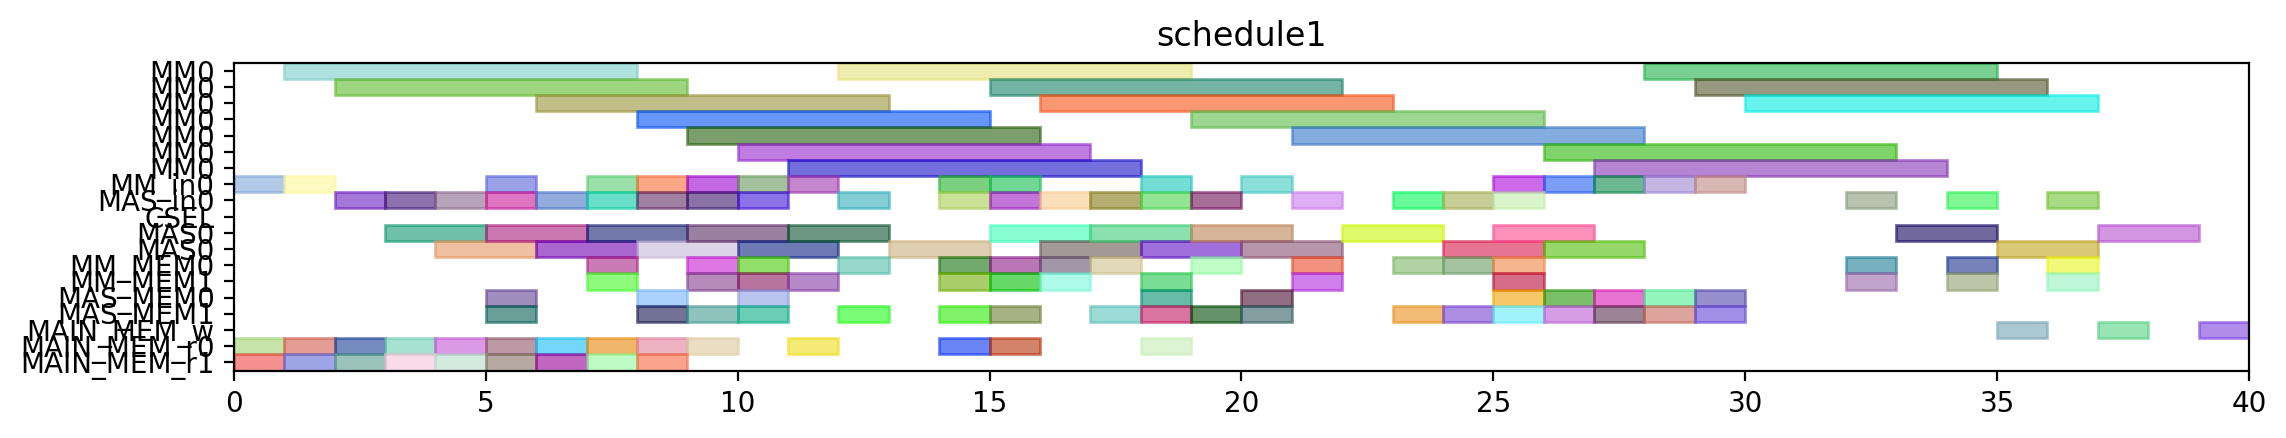

Reproduce this figure in Python.
from pyschedule import Scenario, solvers, plotters, alt


def solve():
	horizon = 148
	S = Scenario("schedule1", horizon=horizon)

	# resource
	MM = S.Resources('MM', num=1, size=7)
	MM_in = S.Resources('MM_in', num=1)
	MAS_in = S.Resources('MAS_in', num=1)
	CSEL = S.Resource('CSEL')
	MAS = S.Resources('MAS', num=1, size=2, periods=range(1, horizon))
	MM_MEM = S.Resources('MM_MEM', num=2)
	MAS_MEM = S.Resources('MAS_MEM', num=2)
	MAIN_MEM_w = S.Resource('MAIN_MEM_w', size=1)
	MAIN_MEM_r = S.Resources('MAIN_MEM_r', num=2)

	# result of previous scheduling
	t0_in = S.Task('t0_in', length=1, delay_cost=1)
	S += t0_in >= 0
	t0_in += MM_in[0]

	t0_mem0 = S.Task('t0_mem0', length=1, delay_cost=1)
	S += t0_mem0 >= 0
	t0_mem0 += MAIN_MEM_r[0]

	t0_mem1 = S.Task('t0_mem1', length=1, delay_cost=1)
	S += t0_mem1 >= 0
	t0_mem1 += MAIN_MEM_r[1]

	t0 = S.Task('t0', length=7, delay_cost=1)
	S += t0 >= 1
	t0 += MM[0]

	t2_in = S.Task('t2_in', length=1, delay_cost=1)
	S += t2_in >= 1
	t2_in += MM_in[0]

	t2_mem0 = S.Task('t2_mem0', length=1, delay_cost=1)
	S += t2_mem0 >= 1
	t2_mem0 += MAIN_MEM_r[0]

	t2_mem1 = S.Task('t2_mem1', length=1, delay_cost=1)
	S += t2_mem1 >= 1
	t2_mem1 += MAIN_MEM_r[1]

	t2 = S.Task('t2', length=7, delay_cost=1)
	S += t2 >= 2
	t2 += MM[0]

	t8_in = S.Task('t8_in', length=1, delay_cost=1)
	S += t8_in >= 2
	t8_in += MAS_in[0]

	t8_mem0 = S.Task('t8_mem0', length=1, delay_cost=1)
	S += t8_mem0 >= 2
	t8_mem0 += MAIN_MEM_r[0]

	t8_mem1 = S.Task('t8_mem1', length=1, delay_cost=1)
	S += t8_mem1 >= 2
	t8_mem1 += MAIN_MEM_r[1]

	t8 = S.Task('t8', length=2, delay_cost=1)
	S += t8 >= 3
	t8 += MAS[0]

	t9_in = S.Task('t9_in', length=1, delay_cost=1)
	S += t9_in >= 3
	t9_in += MAS_in[0]

	t9_mem0 = S.Task('t9_mem0', length=1, delay_cost=1)
	S += t9_mem0 >= 3
	t9_mem0 += MAIN_MEM_r[0]

	t9_mem1 = S.Task('t9_mem1', length=1, delay_cost=1)
	S += t9_mem1 >= 3
	t9_mem1 += MAIN_MEM_r[1]

	t14_in = S.Task('t14_in', length=1, delay_cost=1)
	S += t14_in >= 4
	t14_in += MAS_in[0]

	t14_mem0 = S.Task('t14_mem0', length=1, delay_cost=1)
	S += t14_mem0 >= 4
	t14_mem0 += MAIN_MEM_r[0]

	t14_mem1 = S.Task('t14_mem1', length=1, delay_cost=1)
	S += t14_mem1 >= 4
	t14_mem1 += MAIN_MEM_r[1]

	t9 = S.Task('t9', length=2, delay_cost=1)
	S += t9 >= 4
	t9 += MAS[0]

	t10_in = S.Task('t10_in', length=1, delay_cost=1)
	S += t10_in >= 5
	t10_in += MM_in[0]

	t10_mem0 = S.Task('t10_mem0', length=1, delay_cost=1)
	S += t10_mem0 >= 5
	t10_mem0 += MAS_MEM[0]

	t10_mem1 = S.Task('t10_mem1', length=1, delay_cost=1)
	S += t10_mem1 >= 5
	t10_mem1 += MAS_MEM[1]

	t14 = S.Task('t14', length=2, delay_cost=1)
	S += t14 >= 5
	t14 += MAS[0]

	t3_in = S.Task('t3_in', length=1, delay_cost=1)
	S += t3_in >= 5
	t3_in += MAS_in[0]

	t3_mem0 = S.Task('t3_mem0', length=1, delay_cost=1)
	S += t3_mem0 >= 5
	t3_mem0 += MAIN_MEM_r[0]

	t3_mem1 = S.Task('t3_mem1', length=1, delay_cost=1)
	S += t3_mem1 >= 5
	t3_mem1 += MAIN_MEM_r[1]

	t10 = S.Task('t10', length=7, delay_cost=1)
	S += t10 >= 6
	t10 += MM[0]

	t3 = S.Task('t3', length=2, delay_cost=1)
	S += t3 >= 6
	t3 += MAS[0]

	t4_in = S.Task('t4_in', length=1, delay_cost=1)
	S += t4_in >= 6
	t4_in += MAS_in[0]

	t4_mem0 = S.Task('t4_mem0', length=1, delay_cost=1)
	S += t4_mem0 >= 6
	t4_mem0 += MAIN_MEM_r[0]

	t4_mem1 = S.Task('t4_mem1', length=1, delay_cost=1)
	S += t4_mem1 >= 6
	t4_mem1 += MAIN_MEM_r[1]

	t1_in = S.Task('t1_in', length=1, delay_cost=1)
	S += t1_in >= 7
	t1_in += MM_in[0]

	t1_mem0 = S.Task('t1_mem0', length=1, delay_cost=1)
	S += t1_mem0 >= 7
	t1_mem0 += MAIN_MEM_r[0]

	t1_mem1 = S.Task('t1_mem1', length=1, delay_cost=1)
	S += t1_mem1 >= 7
	t1_mem1 += MAIN_MEM_r[1]

	t24_in = S.Task('t24_in', length=1, delay_cost=1)
	S += t24_in >= 7
	t24_in += MAS_in[0]

	t24_mem0 = S.Task('t24_mem0', length=1, delay_cost=1)
	S += t24_mem0 >= 7
	t24_mem0 += MM_MEM[0]

	t24_mem1 = S.Task('t24_mem1', length=1, delay_cost=1)
	S += t24_mem1 >= 7
	t24_mem1 += MM_MEM[1]

	t4 = S.Task('t4', length=2, delay_cost=1)
	S += t4 >= 7
	t4 += MAS[0]

	t1 = S.Task('t1', length=7, delay_cost=1)
	S += t1 >= 8
	t1 += MM[0]

	t13_in = S.Task('t13_in', length=1, delay_cost=1)
	S += t13_in >= 8
	t13_in += MAS_in[0]

	t13_mem0 = S.Task('t13_mem0', length=1, delay_cost=1)
	S += t13_mem0 >= 8
	t13_mem0 += MAIN_MEM_r[0]

	t13_mem1 = S.Task('t13_mem1', length=1, delay_cost=1)
	S += t13_mem1 >= 8
	t13_mem1 += MAIN_MEM_r[1]

	t24 = S.Task('t24', length=2, delay_cost=1)
	S += t24 >= 8
	t24 += MAS[0]

	t5_in = S.Task('t5_in', length=1, delay_cost=1)
	S += t5_in >= 8
	t5_in += MM_in[0]

	t5_mem0 = S.Task('t5_mem0', length=1, delay_cost=1)
	S += t5_mem0 >= 8
	t5_mem0 += MAS_MEM[0]

	t5_mem1 = S.Task('t5_mem1', length=1, delay_cost=1)
	S += t5_mem1 >= 8
	t5_mem1 += MAS_MEM[1]

	t13 = S.Task('t13', length=2, delay_cost=1)
	S += t13 >= 9
	t13 += MAS[0]

	t25_in = S.Task('t25_in', length=1, delay_cost=1)
	S += t25_in >= 9
	t25_in += MAS_in[0]

	t25_mem0 = S.Task('t25_mem0', length=1, delay_cost=1)
	S += t25_mem0 >= 9
	t25_mem0 += MM_MEM[0]

	t25_mem1 = S.Task('t25_mem1', length=1, delay_cost=1)
	S += t25_mem1 >= 9
	t25_mem1 += MAS_MEM[1]

	t26_in = S.Task('t26_in', length=1, delay_cost=1)
	S += t26_in >= 9
	t26_in += MM_in[0]

	t26_mem0 = S.Task('t26_mem0', length=1, delay_cost=1)
	S += t26_mem0 >= 9
	t26_mem0 += MAIN_MEM_r[0]

	t26_mem1 = S.Task('t26_mem1', length=1, delay_cost=1)
	S += t26_mem1 >= 9
	t26_mem1 += MM_MEM[1]

	t5 = S.Task('t5', length=7, delay_cost=1)
	S += t5 >= 9
	t5 += MM[0]

	t11_in = S.Task('t11_in', length=1, delay_cost=1)
	S += t11_in >= 10
	t11_in += MAS_in[0]

	t11_mem0 = S.Task('t11_mem0', length=1, delay_cost=1)
	S += t11_mem0 >= 10
	t11_mem0 += MM_MEM[0]

	t11_mem1 = S.Task('t11_mem1', length=1, delay_cost=1)
	S += t11_mem1 >= 10
	t11_mem1 += MM_MEM[1]

	t15_in = S.Task('t15_in', length=1, delay_cost=1)
	S += t15_in >= 10
	t15_in += MM_in[0]

	t15_mem0 = S.Task('t15_mem0', length=1, delay_cost=1)
	S += t15_mem0 >= 10
	t15_mem0 += MAS_MEM[0]

	t15_mem1 = S.Task('t15_mem1', length=1, delay_cost=1)
	S += t15_mem1 >= 10
	t15_mem1 += MAS_MEM[1]

	t25 = S.Task('t25', length=2, delay_cost=1)
	S += t25 >= 10
	t25 += MAS[0]

	t26 = S.Task('t26', length=7, delay_cost=1)
	S += t26 >= 10
	t26 += MM[0]

	t11 = S.Task('t11', length=2, delay_cost=1)
	S += t11 >= 11
	t11 += MAS[0]

	t15 = S.Task('t15', length=7, delay_cost=1)
	S += t15 >= 11
	t15 += MM[0]

	t19_in = S.Task('t19_in', length=1, delay_cost=1)
	S += t19_in >= 11
	t19_in += MM_in[0]

	t19_mem0 = S.Task('t19_mem0', length=1, delay_cost=1)
	S += t19_mem0 >= 11
	t19_mem0 += MAIN_MEM_r[0]

	t19_mem1 = S.Task('t19_mem1', length=1, delay_cost=1)
	S += t19_mem1 >= 11
	t19_mem1 += MM_MEM[1]

	t12_in = S.Task('t12_in', length=1, delay_cost=1)
	S += t12_in >= 12
	t12_in += MAS_in[0]

	t12_mem0 = S.Task('t12_mem0', length=1, delay_cost=1)
	S += t12_mem0 >= 12
	t12_mem0 += MM_MEM[0]

	t12_mem1 = S.Task('t12_mem1', length=1, delay_cost=1)
	S += t12_mem1 >= 12
	t12_mem1 += MAS_MEM[1]

	t19 = S.Task('t19', length=7, delay_cost=1)
	S += t19 >= 12
	t19 += MM[0]

	t12 = S.Task('t12', length=2, delay_cost=1)
	S += t12 >= 13
	t12 += MAS[0]

	t16_in = S.Task('t16_in', length=1, delay_cost=1)
	S += t16_in >= 14
	t16_in += MAS_in[0]

	t16_mem0 = S.Task('t16_mem0', length=1, delay_cost=1)
	S += t16_mem0 >= 14
	t16_mem0 += MM_MEM[0]

	t16_mem1 = S.Task('t16_mem1', length=1, delay_cost=1)
	S += t16_mem1 >= 14
	t16_mem1 += MM_MEM[1]

	t18_in = S.Task('t18_in', length=1, delay_cost=1)
	S += t18_in >= 14
	t18_in += MM_in[0]

	t18_mem0 = S.Task('t18_mem0', length=1, delay_cost=1)
	S += t18_mem0 >= 14
	t18_mem0 += MAIN_MEM_r[0]

	t18_mem1 = S.Task('t18_mem1', length=1, delay_cost=1)
	S += t18_mem1 >= 14
	t18_mem1 += MAS_MEM[1]

	t16 = S.Task('t16', length=2, delay_cost=1)
	S += t16 >= 15
	t16 += MAS[0]

	t18 = S.Task('t18', length=7, delay_cost=1)
	S += t18 >= 15
	t18 += MM[0]

	t27_in = S.Task('t27_in', length=1, delay_cost=1)
	S += t27_in >= 15
	t27_in += MM_in[0]

	t27_mem0 = S.Task('t27_mem0', length=1, delay_cost=1)
	S += t27_mem0 >= 15
	t27_mem0 += MAIN_MEM_r[0]

	t27_mem1 = S.Task('t27_mem1', length=1, delay_cost=1)
	S += t27_mem1 >= 15
	t27_mem1 += MAS_MEM[1]

	t6_in = S.Task('t6_in', length=1, delay_cost=1)
	S += t6_in >= 15
	t6_in += MAS_in[0]

	t6_mem0 = S.Task('t6_mem0', length=1, delay_cost=1)
	S += t6_mem0 >= 15
	t6_mem0 += MM_MEM[0]

	t6_mem1 = S.Task('t6_mem1', length=1, delay_cost=1)
	S += t6_mem1 >= 15
	t6_mem1 += MM_MEM[1]

	t27 = S.Task('t27', length=7, delay_cost=1)
	S += t27 >= 16
	t27 += MM[0]

	t29_in = S.Task('t29_in', length=1, delay_cost=1)
	S += t29_in >= 16
	t29_in += MAS_in[0]

	t29_mem0 = S.Task('t29_mem0', length=1, delay_cost=1)
	S += t29_mem0 >= 16
	t29_mem0 += MM_MEM[0]

	t29_mem1 = S.Task('t29_mem1', length=1, delay_cost=1)
	S += t29_mem1 >= 16
	t29_mem1 += MM_MEM[1]

	t6 = S.Task('t6', length=2, delay_cost=1)
	S += t6 >= 16
	t6 += MAS[0]

	t29 = S.Task('t29', length=2, delay_cost=1)
	S += t29 >= 17
	t29 += MAS[0]

	t7_in = S.Task('t7_in', length=1, delay_cost=1)
	S += t7_in >= 17
	t7_in += MAS_in[0]

	t7_mem0 = S.Task('t7_mem0', length=1, delay_cost=1)
	S += t7_mem0 >= 17
	t7_mem0 += MM_MEM[0]

	t7_mem1 = S.Task('t7_mem1', length=1, delay_cost=1)
	S += t7_mem1 >= 17
	t7_mem1 += MAS_MEM[1]

	t28_in = S.Task('t28_in', length=1, delay_cost=1)
	S += t28_in >= 18
	t28_in += MAS_in[0]

	t28_mem0 = S.Task('t28_mem0', length=1, delay_cost=1)
	S += t28_mem0 >= 18
	t28_mem0 += MAS_MEM[0]

	t28_mem1 = S.Task('t28_mem1', length=1, delay_cost=1)
	S += t28_mem1 >= 18
	t28_mem1 += MM_MEM[1]

	t30_in = S.Task('t30_in', length=1, delay_cost=1)
	S += t30_in >= 18
	t30_in += MM_in[0]

	t30_mem0 = S.Task('t30_mem0', length=1, delay_cost=1)
	S += t30_mem0 >= 18
	t30_mem0 += MAIN_MEM_r[0]

	t30_mem1 = S.Task('t30_mem1', length=1, delay_cost=1)
	S += t30_mem1 >= 18
	t30_mem1 += MAS_MEM[1]

	t7 = S.Task('t7', length=2, delay_cost=1)
	S += t7 >= 18
	t7 += MAS[0]

	t17_in = S.Task('t17_in', length=1, delay_cost=1)
	S += t17_in >= 19
	t17_in += MAS_in[0]

	t17_mem0 = S.Task('t17_mem0', length=1, delay_cost=1)
	S += t17_mem0 >= 19
	t17_mem0 += MM_MEM[0]

	t17_mem1 = S.Task('t17_mem1', length=1, delay_cost=1)
	S += t17_mem1 >= 19
	t17_mem1 += MAS_MEM[1]

	t28 = S.Task('t28', length=2, delay_cost=1)
	S += t28 >= 19
	t28 += MAS[0]

	t30 = S.Task('t30', length=7, delay_cost=1)
	S += t30 >= 19
	t30 += MM[0]

	t17 = S.Task('t17', length=2, delay_cost=1)
	S += t17 >= 20
	t17 += MAS[0]

	t35_in = S.Task('t35_in', length=1, delay_cost=1)
	S += t35_in >= 20
	t35_in += MM_in[0]

	t35_mem0 = S.Task('t35_mem0', length=1, delay_cost=1)
	S += t35_mem0 >= 20
	t35_mem0 += MAS_MEM[0]

	t35_mem1 = S.Task('t35_mem1', length=1, delay_cost=1)
	S += t35_mem1 >= 20
	t35_mem1 += MAS_MEM[1]

	t20_in = S.Task('t20_in', length=1, delay_cost=1)
	S += t20_in >= 21
	t20_in += MAS_in[0]

	t20_mem0 = S.Task('t20_mem0', length=1, delay_cost=1)
	S += t20_mem0 >= 21
	t20_mem0 += MM_MEM[0]

	t20_mem1 = S.Task('t20_mem1', length=1, delay_cost=1)
	S += t20_mem1 >= 21
	t20_mem1 += MM_MEM[1]

	t35 = S.Task('t35', length=7, delay_cost=1)
	S += t35 >= 21
	t35 += MM[0]

	t20 = S.Task('t20', length=2, delay_cost=1)
	S += t20 >= 22
	t20 += MAS[0]

	t31_in = S.Task('t31_in', length=1, delay_cost=1)
	S += t31_in >= 25
	t31_in += MAS_in[0]

	t31_mem0 = S.Task('t31_mem0', length=1, delay_cost=1)
	S += t31_mem0 >= 25
	t31_mem0 += MM_MEM[0]

	t31_mem1 = S.Task('t31_mem1', length=1, delay_cost=1)
	S += t31_mem1 >= 25
	t31_mem1 += MM_MEM[1]

	t31 = S.Task('t31', length=2, delay_cost=1)
	S += t31 >= 26
	t31 += MAS[0]


	# new tasks
	t21 = S.Task('t21', length=2, delay_cost=1)
	t21 += alt(MAS)
	t21_in = S.Task('t21_in', length=1, delay_cost=1)
	t21_in += alt(MAS_in)
	S += t21_in*MAS_in[0]<=t21*MAS[0]

	t21_mem0 = S.Task('t21_mem0', length=1, delay_cost=1)
	t21_mem0 += MM_MEM[0]
	S += 14 < t21_mem0
	S += t21_mem0 <= t21

	t21_mem1 = S.Task('t21_mem1', length=1, delay_cost=1)
	t21_mem1 += MAS_MEM[1]
	S += 23 < t21_mem1
	S += t21_mem1 <= t21

	t22 = S.Task('t22', length=2, delay_cost=1)
	t22 += alt(MAS)
	t22_in = S.Task('t22_in', length=1, delay_cost=1)
	t22_in += alt(MAS_in)
	S += t22_in*MAS_in[0]<=t22*MAS[0]

	t22_mem0 = S.Task('t22_mem0', length=1, delay_cost=1)
	t22_mem0 += MM_MEM[0]
	S += 14 < t22_mem0
	S += t22_mem0 <= t22

	t22_mem1 = S.Task('t22_mem1', length=1, delay_cost=1)
	t22_mem1 += MAS_MEM[1]
	S += 23 < t22_mem1
	S += t22_mem1 <= t22

	t32 = S.Task('t32', length=7, delay_cost=1)
	t32 += alt(MM)
	t32_in = S.Task('t32_in', length=1, delay_cost=1)
	t32_in += alt(MM_in)
	S += t32_in*MM_in[0]<=t32*MM[0]
	t32_mem0 = S.Task('t32_mem0', length=1, delay_cost=1)
	t32_mem0 += MAS_MEM[0]
	S += 20 < t32_mem0
	S += t32_mem0 <= t32

	t32_mem1 = S.Task('t32_mem1', length=1, delay_cost=1)
	t32_mem1 += MAS_MEM[1]
	S += 27 < t32_mem1
	S += t32_mem1 <= t32

	t33 = S.Task('t33', length=7, delay_cost=1)
	t33 += alt(MM)
	t33_in = S.Task('t33_in', length=1, delay_cost=1)
	t33_in += alt(MM_in)
	S += t33_in*MM_in[0]<=t33*MM[0]
	t33_mem0 = S.Task('t33_mem0', length=1, delay_cost=1)
	t33_mem0 += MAS_MEM[0]
	S += 21 < t33_mem0
	S += t33_mem0 <= t33

	t33_mem1 = S.Task('t33_mem1', length=1, delay_cost=1)
	t33_mem1 += MAS_MEM[1]
	S += 27 < t33_mem1
	S += t33_mem1 <= t33

	t23 = S.Task('t23', length=7, delay_cost=1)
	t23 += alt(MM)
	t23_in = S.Task('t23_in', length=1, delay_cost=1)
	t23_in += alt(MM_in)
	S += t23_in*MM_in[0]<=t23*MM[0]
	t23_mem0 = S.Task('t23_mem0', length=1, delay_cost=1)
	t23_mem0 += alt(MAS_MEM)
	S += (t21*MAS[0])-1 < t23_mem0*MAS_MEM[0]
	S += t23_mem0 <= t23

	t23_mem1 = S.Task('t23_mem1', length=1, delay_cost=1)
	t23_mem1 += alt(MAS_MEM)
	S += (t22*MAS[0])-1 < t23_mem1*MAS_MEM[1]
	S += t23_mem1 <= t23

	t34 = S.Task('t34', length=7, delay_cost=1)
	t34 += alt(MM)
	t34_in = S.Task('t34_in', length=1, delay_cost=1)
	t34_in += alt(MM_in)
	S += t34_in*MM_in[0]<=t34*MM[0]
	t34_mem0 = S.Task('t34_mem0', length=1, delay_cost=1)
	t34_mem0 += MAS_MEM[0]
	S += 19 < t34_mem0
	S += t34_mem0 <= t34

	t34_mem1 = S.Task('t34_mem1', length=1, delay_cost=1)
	t34_mem1 += alt(MAS_MEM)
	S += (t21*MAS[0])-1 < t34_mem1*MAS_MEM[1]
	S += t34_mem1 <= t34

	t36 = S.Task('t36', length=7, delay_cost=1)
	t36 += alt(MM)
	t36_in = S.Task('t36_in', length=1, delay_cost=1)
	t36_in += alt(MM_in)
	S += t36_in*MM_in[0]<=t36*MM[0]
	t36_mem0 = S.Task('t36_mem0', length=1, delay_cost=1)
	t36_mem0 += MAS_MEM[0]
	S += 21 < t36_mem0
	S += t36_mem0 <= t36

	t36_mem1 = S.Task('t36_mem1', length=1, delay_cost=1)
	t36_mem1 += alt(MAS_MEM)
	S += (t22*MAS[0])-1 < t36_mem1*MAS_MEM[1]
	S += t36_mem1 <= t36

	Y_Hash0_new = S.Task('Y_Hash0_new', length=2, delay_cost=1)
	Y_Hash0_new += alt(MAS)
	Y_Hash0_new_in = S.Task('Y_Hash0_new_in', length=1, delay_cost=1)
	Y_Hash0_new_in += alt(MAS_in)
	S += Y_Hash0_new_in*MAS_in[0]<=Y_Hash0_new*MAS[0]

	S += 0<Y_Hash0_new

	Y_Hash0_new_w = S.Task('Y_Hash0_new_w', length=1, delay_cost=1)
	Y_Hash0_new_w += alt(MAIN_MEM_w)
	S += Y_Hash0_new <= Y_Hash0_new_w

	Y_Hash0_new_mem0 = S.Task('Y_Hash0_new_mem0', length=1, delay_cost=1)
	Y_Hash0_new_mem0 += alt(MM_MEM)
	S += (t23*MM[0])-1 < Y_Hash0_new_mem0*MM_MEM[0]
	S += Y_Hash0_new_mem0 <= Y_Hash0_new

	Y_Hash0_new_mem1 = S.Task('Y_Hash0_new_mem1', length=1, delay_cost=1)
	Y_Hash0_new_mem1 += alt(MM_MEM)
	S += (t32*MM[0])-1 < Y_Hash0_new_mem1*MM_MEM[1]
	S += Y_Hash0_new_mem1 <= Y_Hash0_new

	X_Hash0_new = S.Task('X_Hash0_new', length=2, delay_cost=1)
	X_Hash0_new += alt(MAS)
	X_Hash0_new_in = S.Task('X_Hash0_new_in', length=1, delay_cost=1)
	X_Hash0_new_in += alt(MAS_in)
	S += X_Hash0_new_in*MAS_in[0]<=X_Hash0_new*MAS[0]

	S += 0<X_Hash0_new

	X_Hash0_new_w = S.Task('X_Hash0_new_w', length=1, delay_cost=1)
	X_Hash0_new_w += alt(MAIN_MEM_w)
	S += X_Hash0_new <= X_Hash0_new_w

	X_Hash0_new_mem0 = S.Task('X_Hash0_new_mem0', length=1, delay_cost=1)
	X_Hash0_new_mem0 += alt(MM_MEM)
	S += (t34*MM[0])-1 < X_Hash0_new_mem0*MM_MEM[0]
	S += X_Hash0_new_mem0 <= X_Hash0_new

	X_Hash0_new_mem1 = S.Task('X_Hash0_new_mem1', length=1, delay_cost=1)
	X_Hash0_new_mem1 += alt(MM_MEM)
	S += (t33*MM[0])-1 < X_Hash0_new_mem1*MM_MEM[1]
	S += X_Hash0_new_mem1 <= X_Hash0_new

	Z_Hash0_new = S.Task('Z_Hash0_new', length=2, delay_cost=1)
	Z_Hash0_new += alt(MAS)
	Z_Hash0_new_in = S.Task('Z_Hash0_new_in', length=1, delay_cost=1)
	Z_Hash0_new_in += alt(MAS_in)
	S += Z_Hash0_new_in*MAS_in[0]<=Z_Hash0_new*MAS[0]

	S += 0<Z_Hash0_new

	Z_Hash0_new_w = S.Task('Z_Hash0_new_w', length=1, delay_cost=1)
	Z_Hash0_new_w += alt(MAIN_MEM_w)
	S += Z_Hash0_new <= Z_Hash0_new_w

	Z_Hash0_new_mem0 = S.Task('Z_Hash0_new_mem0', length=1, delay_cost=1)
	Z_Hash0_new_mem0 += alt(MM_MEM)
	S += (t36*MM[0])-1 < Z_Hash0_new_mem0*MM_MEM[0]
	S += Z_Hash0_new_mem0 <= Z_Hash0_new

	Z_Hash0_new_mem1 = S.Task('Z_Hash0_new_mem1', length=1, delay_cost=1)
	Z_Hash0_new_mem1 += MM_MEM[1]
	S += 27 < Z_Hash0_new_mem1
	S += Z_Hash0_new_mem1 <= Z_Hash0_new

	solvers.mip.solve(S,msg=1,kind='CPLEX',ratio_gap=1.01)

	solution = [['hoge']*len(S.solution()[1]) for i in range(len(S.solution()))]
	for i in range(len(S.solution())):
		for j in range(len(S.solution()[i])):
			solution[i][j]=str(S.solution()[i][j])
	print(solution)

	cycles = int(solution[-1][3])

	pic_file_name = "/mnt/rose/usr1/fukuda/ABE/multiRAM_multiMAS_16mux/scheduling_result/stage7MM1_stage2MAS1/EP_ADD_A_ANY/schedule1.png"
	if(S.solution() != []):
		plotters.matplotlib.plot(S,img_filename=pic_file_name, show_task_labels=False, fig_size=(cycles*0.25+3, 2))

	return solution
